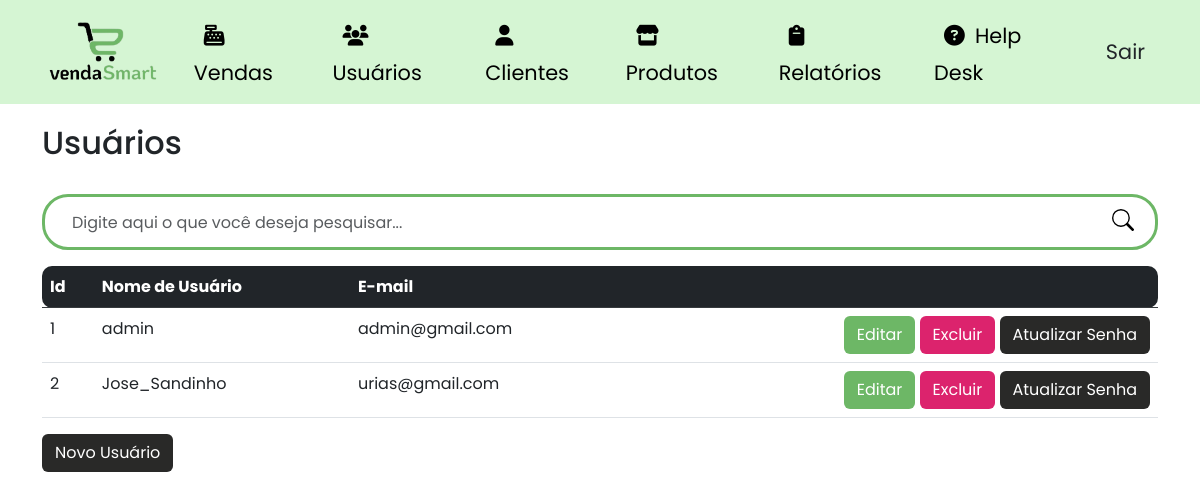
The app's page /usuarios (signed in) with its own data.
### site_atividade/models/__init__.py (models this page shows, shortened)
class Usuario(database.Model, UserMixin):
    id = database.Column(database.Integer, primary_key=True)
    usuario = database.Column(database.String, nullable=False, unique=True)
    email = database.Column(database.String, nullable=False, unique=True)
    senha = database.Column(database.String, nullable=False)

### site_atividade/routers/__init__.py (the view)
@app.route("/usuarios")
@login_required
def usuarios():
    form_cadastro_usuario = FormCadastroUsuario()
    form_editar_usuario = FormEditarUsuario()
    form = FormAtualizarSenha()
    search_query = request.args.get('search')
    if search_query:
        usuarios = Usuario.query.filter(Usuario.usuario.ilike(f"%{search_query}%")).all()
    else:
        usuarios = Usuario.query.all()
    return render_template('lista_usuario.html', usuarios=usuarios, form_cadastro_usuario=form_cadastro_usuario, form_editar_usuario=form_editar_usuario, search_query=search_query, form=form)

### site_atividade/forms/__init__.py
class FormCadastroUsuario(FlaskForm):
    usuario = StringField('Usuário:', validators=[DataRequired(), Length(min=5)])
    email = StringField('E-mail:', validators=[DataRequired(), email()])
    senha = PasswordField('Senha:',  validators=[DataRequired(), length(6, 16)])
    confirmacao = PasswordField('Confirmação da senha:',  validators=[DataRequired(), equal_to('senha')])
    submit_cadastro_usuario = SubmitField('Criar')

class FormEditarUsuario(FlaskForm):
    usuario = StringField('Usuário:', validators=[DataRequired(), Length(min=5)])
    email = StringField('E-mail:', validators=[DataRequired(), email()])

### site_atividade/models/__init__.py (called while the page is built)
@login_manager.user_loader
def load_usuario(id_usuario):
    return Usuario.query.get(int(id_usuario))

### site_atividade/templates/lista_usuario.html (shortened to what this page needs)
{% extends 'base.html' %}
{% block body %}
        <div class="container theme-showcase" role="main">
            <div class="page-header">
                <br>
                <h2 class="box-title col-md-12">Usuários</h2>
            </div>
            <br>
            <div class="search-box">
                <form class="form-search" action="{{ url_for('usuarios') }}" method="GET">
                    <div class="input-group form-group-search">
                        <input type="text" class="form-control form-control-search" placeholder="Digite aqui o que você deseja pesquisar..." id="search-input" name="search">
                        <span class="input-group-btn">
                            <button class="btn-search type="submit"></button>
                        </span>
                    </div>
                </form>
            </div>
            <table class="table table-hover table-centered" overflow="scroll">
                <thead class="table-dark">
                    <tr>
                        <th class="table-rounded-start">Id</th>
                        <th>Nome de Usuário</th>
                        <th>E-mail</th>
                        <th class="table-rounded-end"> </th>
                    </tr>
                </thead>
                <tbody>
                {% for usuario in usuarios %}
                    <tr data-href="#">
                        </td> <td>{{ usuario.id }}</td>
                        <td>{{ usuario.usuario }}</td>
                        <td>{{ usuario.email }}</td>
                        <td class="btn-usuario">
                            <a class="btn btn-color1 text-white" href="{{ url_for('editar_usuario', id=usuario.id) }}" data-toggle="modal" data-target="#editarUsuarioModal{{ usuario.id }}">Editar</a>
                            <a class="btn btn-color2 text-white excluir-usuario-btn" data-toggle="modal" data-target="#excluirUsuarioModal{{ usuario.id }}">Excluir</a>
                            <a class="btn btn-color3" data-toggle="modal" data-target="#atualizarSenhaModal{{ usuario.id }}">Atualizar Senha</a>
                        </td>
                    </tr>
                {% endfor %}
                </tbody>
            </table>
            <div class="pull-right">
                <button type="button" class="btn btn-color3" data-toggle="modal" data-target="#novoUsuarioModal">
                    Novo Usuário
                </button>
            </div>
        </div>
{% endblock %}

### site_atividade/static/css/product.css (style rules this page uses)
.form-search { grid-template-rows: 100vh; }
.form-group-search { border: 3px solid #6DB766; border-radius: 26px; padding: 5px 15px; }
.form-control-search { width: 350px; height: 40px; border : none; }
.btn-search { float: right; width: 34px; height: 36px; border: none; background: #fff; }
input[type="text"] { outline: none; box-shadow: none !important; }

### site_atividade/static/css/style.css (style rules this page uses)
body { padding-top: 100px; font-family: 'Poppins', sans-serif; }
.btn-color1 { background-color: #6DB766; transition: .5s; }
.btn-color2 { background-color: #DC236D; transition: .5s; }
.btn-color3 { background-color: #292928; transition: .5s; color: #fff; }
.table-rounded-start { border-top-left-radius: 10px; border-bottom-left-radius: 10px; }
.table-rounded-end { border-top-right-radius: 10px; border-bottom-right-radius: 10px; }

### site_atividade/static/css/usuario.css (style rules this page uses)
.btn-usuario { text-align: right; }

### records on screen
Usuario: id "1", usuario "admin", email "admin@gmail.com"
Usuario: id "2", usuario "Jose_Sandinho", email "urias@gmail.com"
